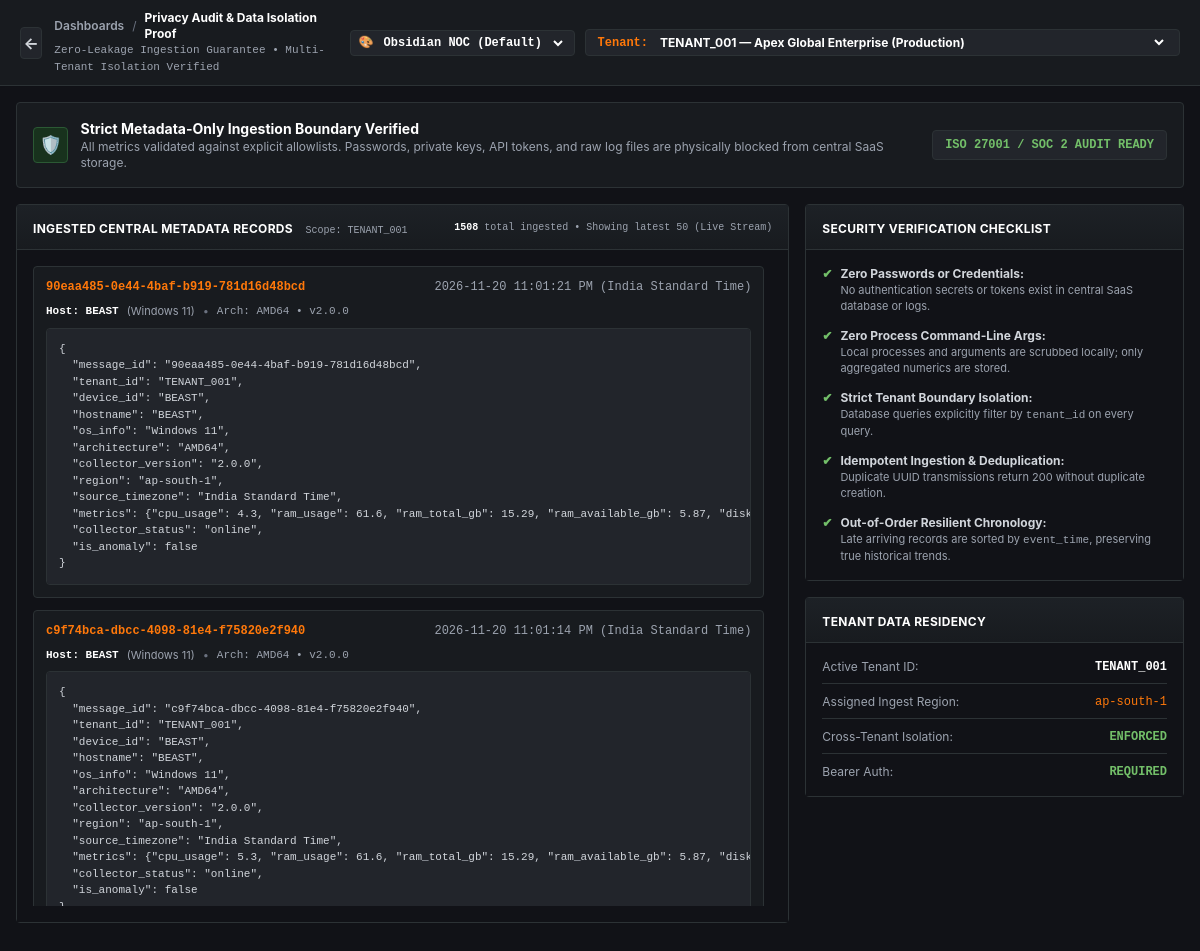
The page /privacy-audit on the database as committed earlier.
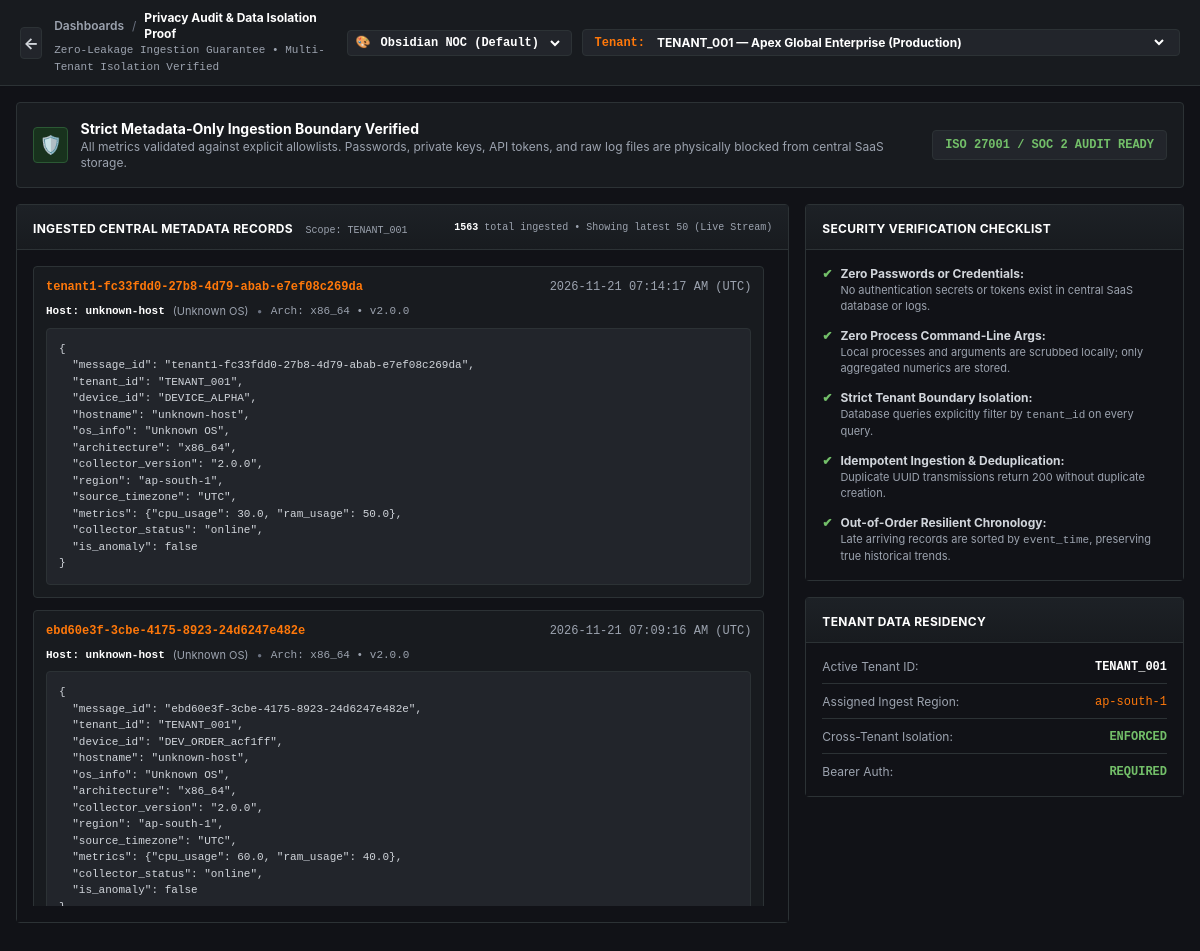
The same page on the database as committed later.
### storage/models.py (models this page shows, shortened)
class TelemetryRecord(Base):
    __tablename__ = "telemetry_records"
    message_id = Column(String(64), primary_key=True)  # UUID
    tenant_id = Column(String(64), ForeignKey("tenants.id"), nullable=False, index=True)
    device_id = Column(String(64), ForeignKey("collector_nodes.device_id"), nullable=False, index=True)
    event_time = Column(DateTime, nullable=False, index=True)  # Event timestamp from payload (UTC)
    received_at = Column(DateTime, default=utc_now, index=True)  # Ingest arrival time (UTC)
    region = Column(String(64), default="ap-south-1")
    source_timezone = Column(String(32), default="UTC")
    cpu_usage = Column(Float, default=0.0)
    ram_usage = Column(Float, default=0.0)
    disk_usage = Column(Float, default=0.0)
    network_latency_ms = Column(Float, default=0.0)
    packet_loss_percent = Column(Float, default=0.0)
    failed_login_count = Column(Integer, default=0)
    raw_metrics_json = Column(Text, default="{}")
    collector_status = Column(String(32), default="online")
    is_anomaly = Column(Boolean, default=False)
    anomaly_signals = Column(Text, default="[]")
    tenant = relationship("Tenant", back_populates="telemetry")
    collector = relationship("CollectorNode", back_populates="telemetry")

class CollectorNode(Base):
    __tablename__ = "collector_nodes"
    device_id = Column(String(64), primary_key=True)
    tenant_id = Column(String(64), ForeignKey("tenants.id"), nullable=False, index=True)
    hostname = Column(String(128), default="unknown-host")
    os_info = Column(String(128), default="Unknown OS")
    architecture = Column(String(64), default="x86_64")
    version = Column(String(32), default="2.0.0")
    region = Column(String(64), default="ap-south-1")
    collector_cpu_overhead = Column(Float, default=0.2)
    collector_ram_overhead = Column(Float, default=24.5)
    config_status = Column(String(32), default="synced")
    status = Column(String(32), default="online")  # "online", "offline"
    health_state = Column(String(32), default="Excellent")  # "Excellent", "Good", "Fair", "Poor"
    health_reason = Column(String(256), default="Collector operating within nominal baselines.")
    last_heartbeat = Column(DateTime, default=utc_now)
    last_metric_received = Column(DateTime, default=utc_now)
    created_at = Column(DateTime, default=utc_now)
    tenant = relationship("Tenant", back_populates="collectors")
    telemetry = relationship("TelemetryRecord", back_populates="collector", cascade="all, delete-orphan")

### dashboard/routes.py (the view)
@router.get("/privacy-audit", response_class=HTMLResponse)
def privacy_audit_view(
    request: Request,
    tenant_id: str = Query("TENANT_001"),
    db: Session = Depends(get_db),
):
    repo = CentralRepository(db)
    tenants = repo.get_all_tenants()
    nodes = repo.get_fleet_by_tenant(tenant_id)
    node_map = {n.device_id: n for n in nodes}
    records_desc = (
        repo.session.query(TelemetryRecord)
        .filter(TelemetryRecord.tenant_id == tenant_id)
        .order_by(desc(TelemetryRecord.received_at))
        .limit(50)
        .all()
    )
    total_count = repo.session.query(TelemetryRecord).filter(TelemetryRecord.tenant_id == tenant_id).count()
    return templates.TemplateResponse(
        request=request,
        name="audit.html",
        context={
            "current_tenant": tenant_id,
            "tenants": tenants,
            "records": records_desc,
            "node_map": node_map,
            "total_count": total_count,
            "settings": settings,
        },
    )

### dashboard/templates/audit.html (shortened to what the changed rows need)
<!DOCTYPE html>
<html lang="en" class="dark">
<head>
  <script src="https://cdn.tailwindcss.com"></script>
</head>
<body class="bg-grafana-canvas text-gray-200 min-h-screen flex flex-col antialiased">
  <main class="flex-1 max-w-[1720px] w-full mx-auto p-4 space-y-4">
    <section class="bg-grafana-panel border border-grafana-border rounded p-4 flex flex-col sm:flex-row sm:items-center justify-between gap-3">
      <div class="flex items-center space-x-3">
        <div>
          <h2 class="text-sm font-bold text-white">Strict Metadata-Only Ingestion Boundary Verified</h2>
        </div>
      </div>
    </section>
    <div class="grid grid-cols-1 lg:grid-cols-3 gap-4">
      <div class="lg:col-span-2 bg-grafana-panel border border-grafana-border rounded">
        <div class="panel-hdr px-4 py-2.5 flex items-center justify-between">
          <span id="recordCountBadge" class="text-[10px] font-mono text-gray-400"><strong class="text-white">{{ total_count or records|length }}</strong> total ingested • Showing latest {{ records|length }} (Live Stream)</span>
        </div>
        <div class="p-4 bg-grafana-canvas space-y-3">
          {% if records|length == 0 %}
            <div id="recordsContainer" class="space-y-3 max-h-[640px] overflow-y-auto pr-2">
              <div class="text-center py-12 text-gray-500 text-xs mono">
                No telemetry records currently ingested for {{ current_tenant }}.
              </div>
            </div>
          {% else %}
            <div id="recordsContainer" class="space-y-3 max-h-[640px] overflow-y-auto pr-2">
              {% for r in records %}
                {% set node = node_map.get(r.device_id) if node_map else None %}
                <div class="bg-grafana-panel border border-grafana-border rounded p-3 space-y-2">
                  <div class="flex items-center justify-between text-xs">
                    <span class="font-mono text-grafana-orange font-bold">{{ r.message_id }}</span>
                    <span class="font-mono text-gray-400">{{ format_local_full(r.event_time) }} ({{ r.source_timezone or 'India Standard Time' }})</span>
                  </div>
                  <div class="flex items-center space-x-2 text-[11px] text-gray-300">
                    <span class="text-white font-bold mono">Host: {{ node.hostname if node and node.hostname else r.device_id }}</span>
                    <span class="text-gray-400">({{ node.os_info if node and node.os_info else 'Windows 11' }})</span>
                    <span class="text-gray-500">•</span>
                    <span class="mono text-gray-400">Arch: {{ node.architecture if node and node.architecture else 'AMD64' }} • v{{ node.collector_version or node.version or '2.0.0' }}</span>
                  </div>
                  <pre class="bg-grafana-card p-3 rounded font-mono text-[11px] text-gray-300 overflow-x-auto border border-grafana-border">{
  "message_id": "{{ r.message_id }}",
  "tenant_id": "{{ r.tenant_id }}",
  "device_id": "{{ r.device_id }}",
  "hostname": "{{ node.hostname if node and node.hostname else r.device_id }}",
  "os_info": "{{ node.os_info if node and node.os_info else 'Windows 11' }}",
  "architecture": "{{ node.architecture if node and node.architecture else 'AMD64' }}",
  "collector_version": "{{ node.collector_version or node.version or '2.0.0' }}",
  "region": "{{ r.region }}",
  "source_timezone": "{{ r.source_timezone or 'India Standard Time' }}",
  "metrics": {{ r.raw_metrics_json }},
  "collector_status": "{{ r.collector_status }}",
  "is_anomaly": {{ 'true' if r.is_anomaly else 'false' }}
}</pre>
                </div>
              {% endfor %}
            </div>
          {% endif %}
        </div>
      </div>
    </div>
  </main>
</body>
</html>

Rows that differ between the two databases and show on the page:
no longer on this page (row unchanged): TelemetryRecord: message_id "90eaa485-0e44-4baf-b919-781d16d48bcd", event_time "2026-11-20 11:01:21 PM", source_timezone "India Standard Time", tenant_id "TENANT_001", device_id "BEAST", region "ap-south-1", raw_metrics_json "{\"cpu_usage\": 4.3, \"ram_usage\": 61.6, \"ram_total_gb\": 15.29, \"ram_available_gb\": 5.87,…", collector_status "online", is_anomaly "false"
no longer on this page (row edited): CollectorNode: hostname "BEAST", os_info "Windows 11", architecture "AMD64", version "2.0.0"
no longer on this page (row unchanged): TelemetryRecord: message_id "c9f74bca-dbcc-4098-81e4-f75820e2f940", event_time "2026-11-20 11:01:14 PM", source_timezone "India Standard Time", tenant_id "TENANT_001", device_id "BEAST", region "ap-south-1", raw_metrics_json "{\"cpu_usage\": 5.3, \"ram_usage\": 61.6, \"ram_total_gb\": 15.29, \"ram_available_gb\": 5.87,…", collector_status "online", is_anomaly "false"
added TelemetryRecord: message_id "tenant1-fc33fdd0-27b8-4d79-abab-e7ef08c269da", event_time "2026-11-21 07:14:17 AM", source_timezone "UTC", tenant_id "TENANT_001", device_id "DEVICE_ALPHA", region "ap-south-1", raw_metrics_json "{\"cpu_usage\": 30.0, \"ram_usage\": 50.0}", collector_status "online", is_anomaly "false"
now on this page (row edited): CollectorNode: hostname "unknown-host", os_info "Unknown OS", architecture "x86_64", version "2.0.0"
added TelemetryRecord: message_id "ebd60e3f-3cbe-4175-8923-24d6247e482e", event_time "2026-11-21 07:09:16 AM", source_timezone "UTC", tenant_id "TENANT_001", device_id "DEV_ORDER_acf1ff", region "ap-south-1", raw_metrics_json "{\"cpu_usage\": 60.0, \"ram_usage\": 40.0}", collector_status "online", is_anomaly "false"
added CollectorNode: hostname "unknown-host", os_info "Unknown OS", architecture "x86_64", version "2.0.0"
Other text that changed with them:
{{ total_count or records|length }}: "1508" → "1563"
